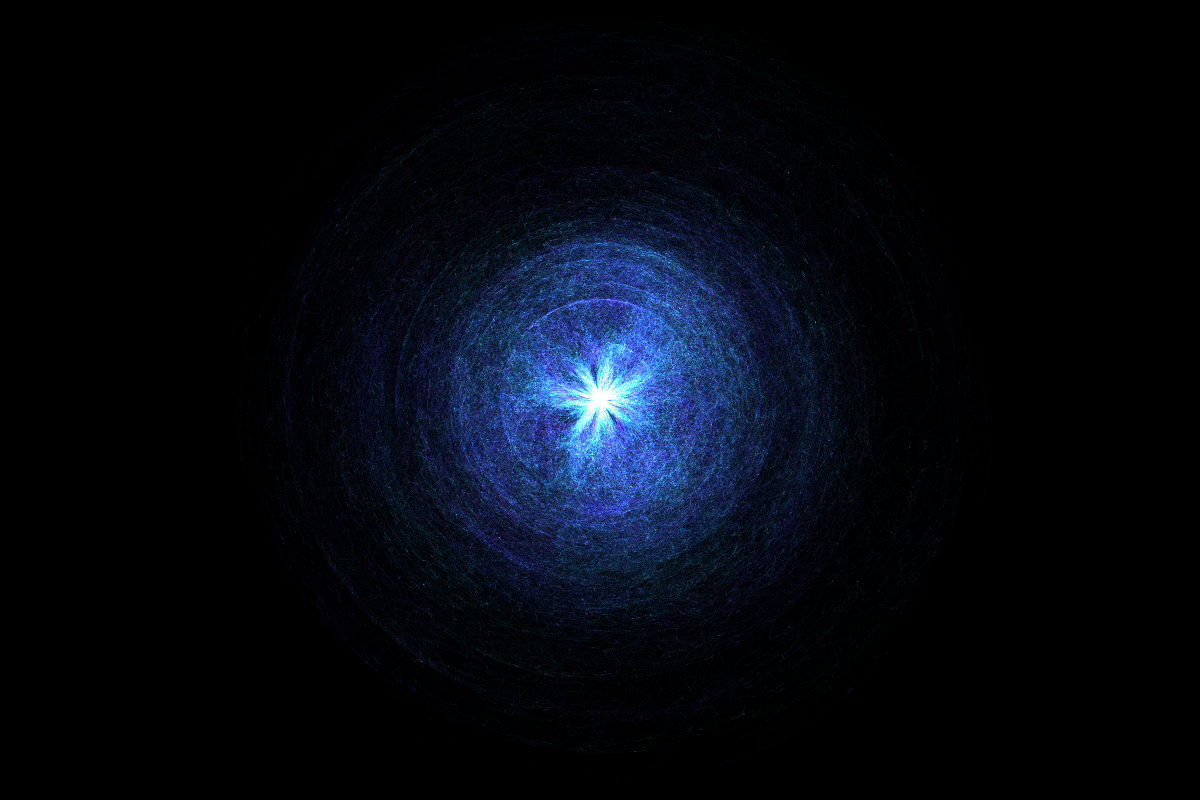
Frame 1 (no input)
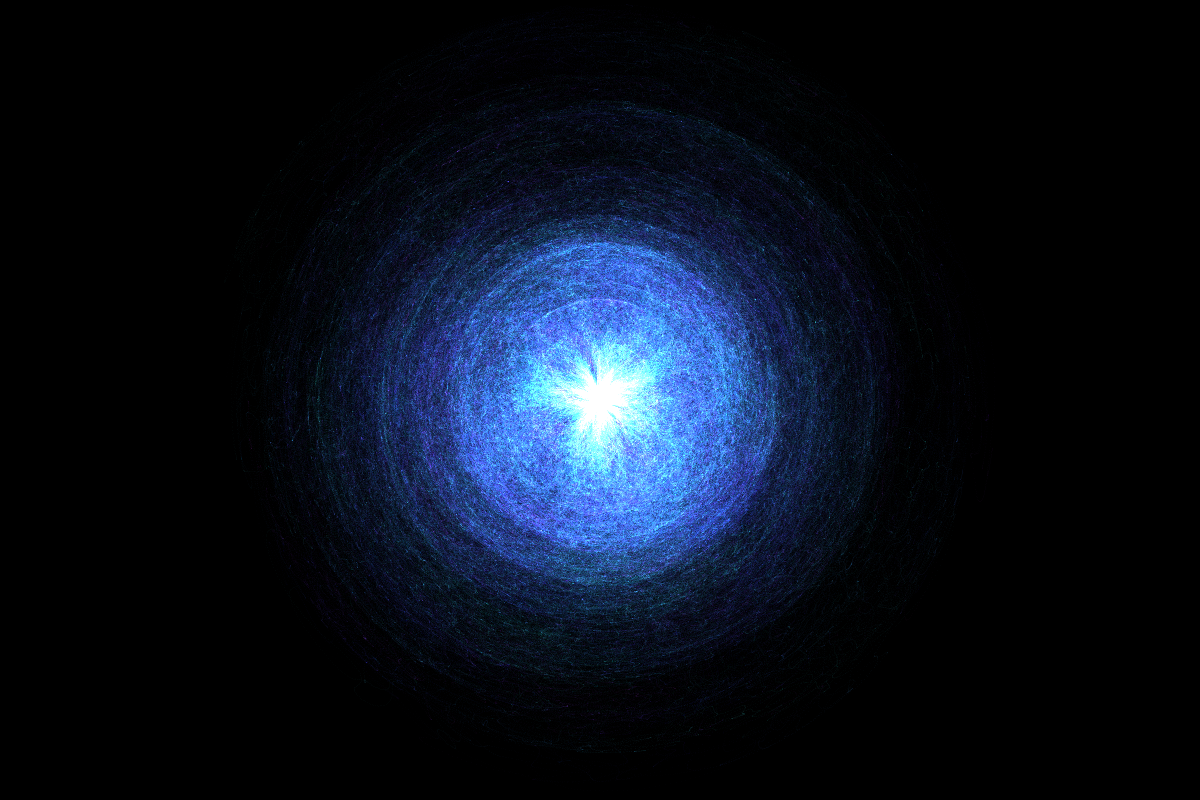
Frame 2 (the mouse pressed at the canvas centre, redrawn once)

The Processing sketch that drew these frames (run headless with seeded random() and noise(); the mouse was pressed at the canvas centre and the sketch redrawn once):

// Processing sketch: sketch_191119a
// ── sketch_191119a.pde
float r = 200;
float r_noised = 500;
float noiseval;
float noisecol;
float theta_n = 2000;
float phi_n = 2000;
float detail = 0.01;

float x;
float y;
float z;

float seed_phi = 0;
float seed_theta = 100;
float seed_r = 200;
float seed_r_base = 300;
float seed_stroke = 400;
float seed_trans = 500;
float seed_color = 600;
float seed_weight = 700;


float t = 0;
float t_2 = 0;


int nline = 300;
int thickness = 15000;
float theta;
float phi;
float r_base;
float theta_base;
float phi_base;




void setup(){
  size(1200, 800);
  noLoop();
  colorMode(HSB, 360, 100, 100);
  background(290, 20, 30);
  stroke(0, 0, 100, 20);
  strokeWeight(1.5);
  background(0);
  blendMode(ADD);
  //colorMode(HSB, 360, 100, 100);
  
}

void draw(){
  //background(360, 0, 100);
  
  for(int i = 0; i < nline; i++){
    r_base = 0*noise(seed_r_base);
    theta_base = 2*PI*random(1);
    phi_base = 2*PI*random(1);
    for(int j = 0; j < thickness; j++){
      r = r_base + 500*noise(seed_r/1000.0);
      theta = theta_base + PI*noise(seed_theta);
      phi = phi_base + PI*noise(seed_phi)*(sin(theta));
      x = r*sin(theta)*cos(phi);
      y = r*sin(theta)*sin(phi);
      z = r*cos(theta);
      stroke(150 + 159*noise(t), 70, 100, 15*noise(seed_trans));
      strokeWeight(1.0);
      point(x + width*0.5, y + height*0.5);
      seed_r  += 0.005;
      seed_theta  += 0.005;
      seed_phi  += 0.005;
      seed_stroke += 0.005;
      seed_color += 0.005;
      seed_trans += 0.005;
      t += 0.005;
    }
    seed_r_base += 0.1;
  }
  
  
  
  
  
  /*
  for(float theta = 0; theta < PI; theta += 2*PI/theta_n){
    for(float phi = 0; phi < 2*PI; phi += 2*PI/phi_n){
      x = r*sin(theta + 0.1)*cos(phi + 0.1);
      y = r*sin(theta + 0.1)*sin(phi + 0.1);
      z = r*cos(theta + 0.1);
      noiseval = map(noise(x*detail+100, y*detail+100, z*detail+100), 0 ,1, 0.0, PI/2);
      noiseval = 2*pow(sin(noiseval), 8) + 1;
      
      x *= noiseval;
      y *= noiseval;
      z *= noiseval;
      
      r_noised = r*map(noise(theta*detail, phi*detail), 0 ,1, 0.0, 1.5);
      x = r_noised*sin(theta)*cos(phi);
      y = r_noised*sin(theta)*sin(phi);
      z = r_noised*cos(theta);
      
      stroke(19*noise(theta, phi), 50, 100, 25);
      point(x + width*0.5, z + height*0.5);
    }
  }
  t += 0.04;
  */
}

void keyPressed(){
  save("work.png");
}
